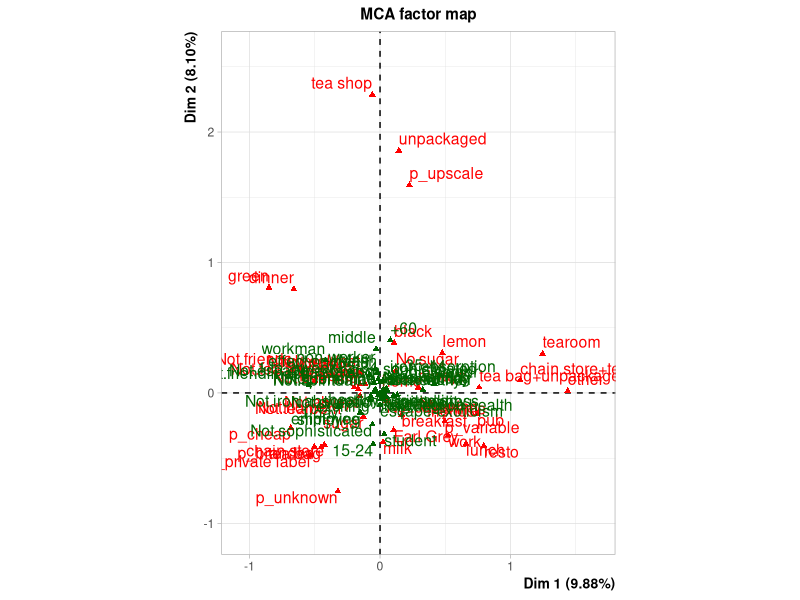
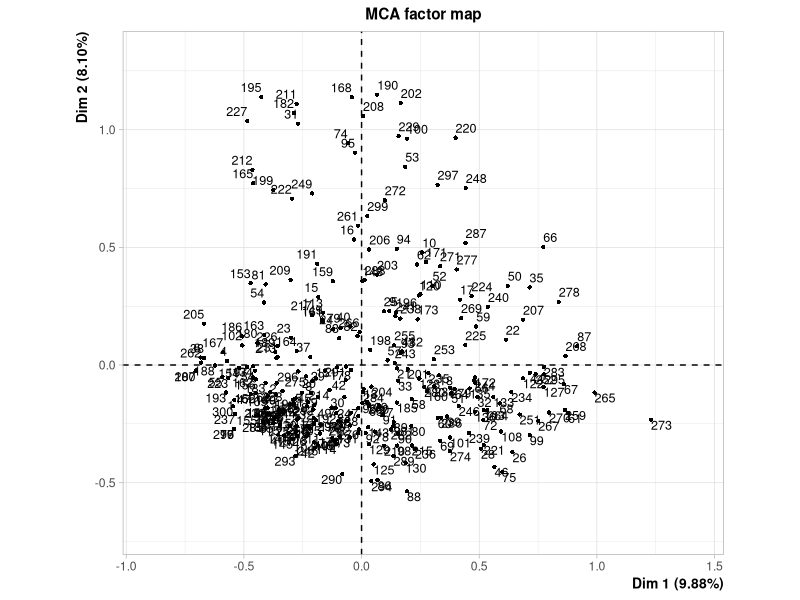
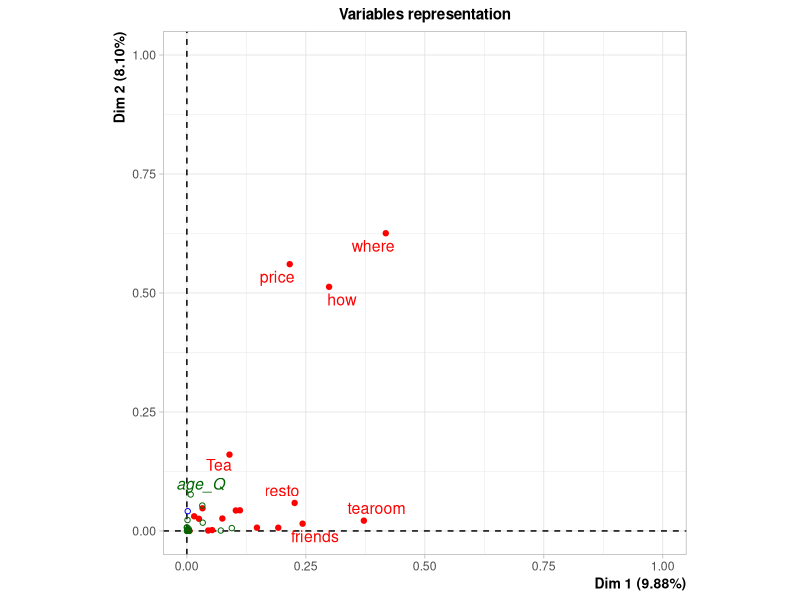
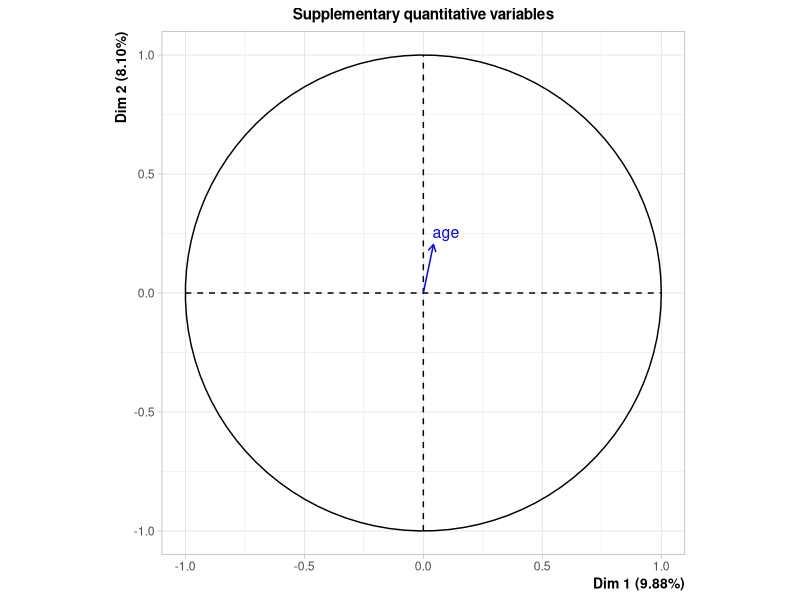
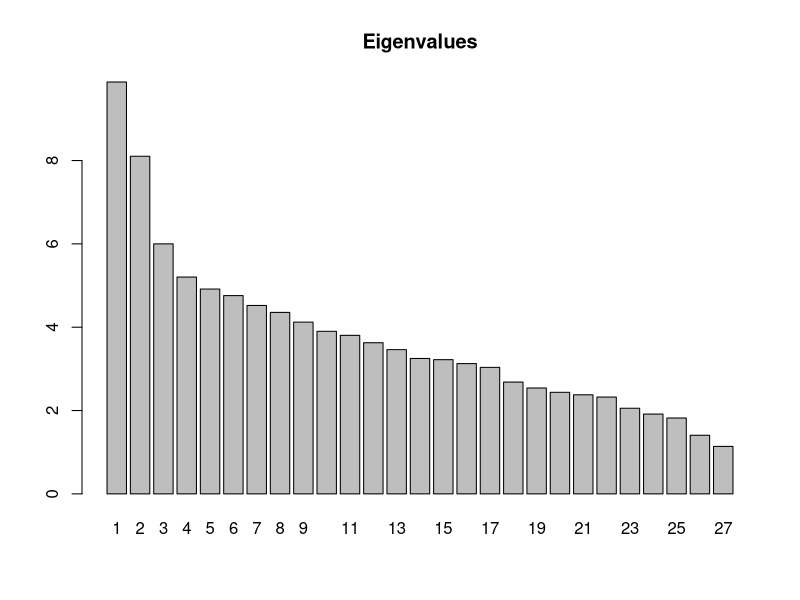
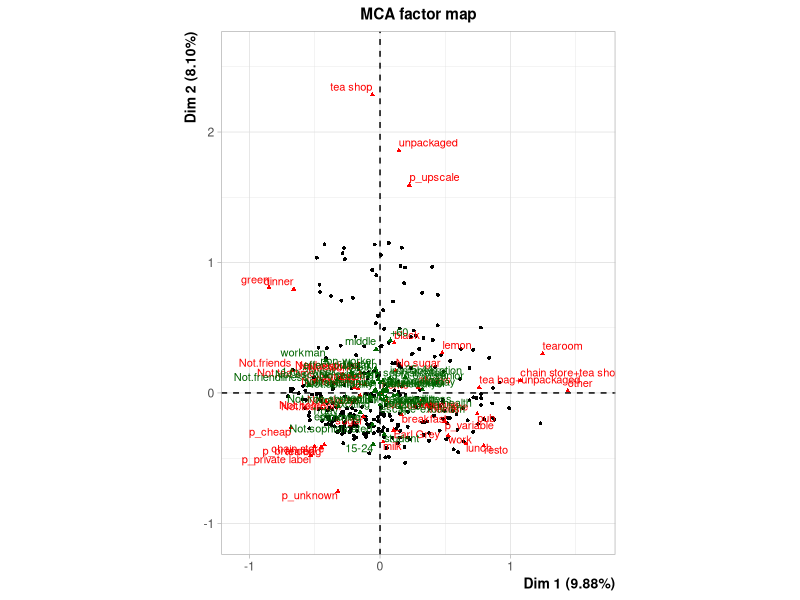
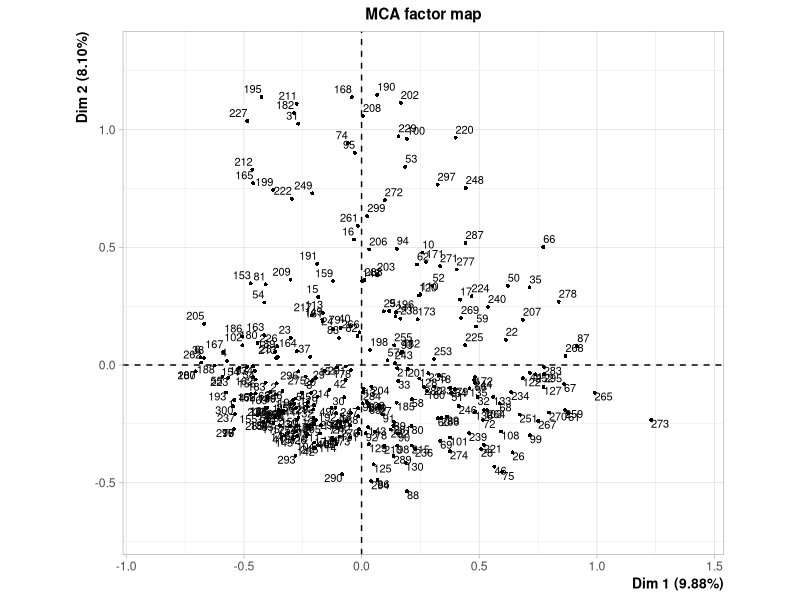
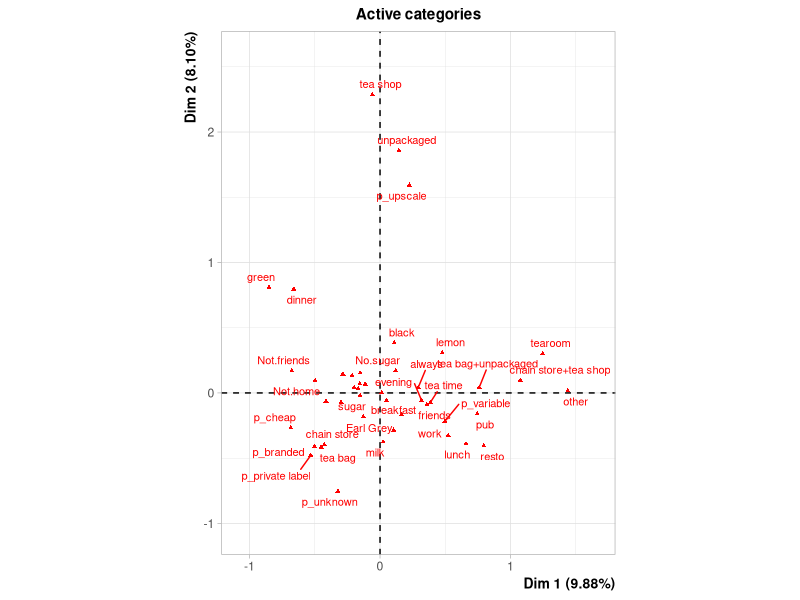

Source code (R) for these figures, in order:
## ---- chunk 1
setwd("C:/Users/houee/Downloads") # select the working directory
tea <- read.table("data_MCA_Tea.csv", header=TRUE, sep=";")
## ---- chunk 2
summary(tea)
## ---- chunk 3
library(FactoMineR)
## ---- chunk 4
res <- MCA(tea, quanti.sup=19, quali.sup=c(20:36))
## ---- chunk 5
summary(res, ncp=2, nbelements=5)
## ---- chunk 6
barplot(res$eig[,2],main="Eigenvalues", names.arg=1:nrow(res$eig))
## ---- chunk 7
plot(res, label=c("var","quali.sup"), cex=0.7)
## ---- chunk 8
plot(res, invisible=c("var","quali.sup"), cex=0.7)
plot(res, invisible=c("ind","quali.sup"),autoLab="y",cex=0.7,
     title="Active categories")
plot(res, invisible=c("ind","var"),autoLab="y",cex=0.7,
     title="Supplementary categories")
## ---- chunk 9
plot(res, invisible="ind",autoLab="y",cex=0.7,selectMod="cos2 10")
plot(res, invisible="ind",autoLab="y",cex=0.7,selectMod="contrib 20")
## ---- chunk 10
plot(res, invisible=c("var","quali.sup"),autoLab="y",cex=0.7,select="cos2 20")
## ---- chunk 11
plot(res, autoLab="y",cex=0.7, select="cos2 20", selectMod="cos2 10")
## ---- chunk 12
plot(res, choix="var",xlim=c(0,0.6),ylim=c(0,0.6))
plot(res, choix="var",xlim=c(0,0.6),ylim=c(0,0.6),invisible=c("quali.sup","quanti.sup"))
## ---- chunk 13
plot(res,invisible=c("var","quali.sup"),cex=0.7,select="contrib 20",axes=3:4)
plot(res, invisible="ind",autoLab="y",cex=0.7,selectMod="cos2 20",axes=3:4)
## ---- chunk 14
plotellipses(res,keepvar=c(14:17))
## ---- chunk 15
dimdesc(res)
